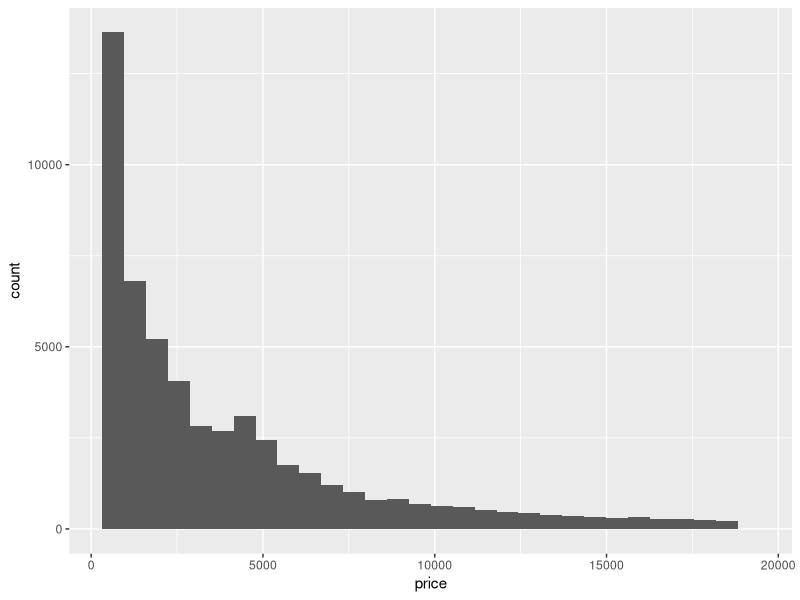
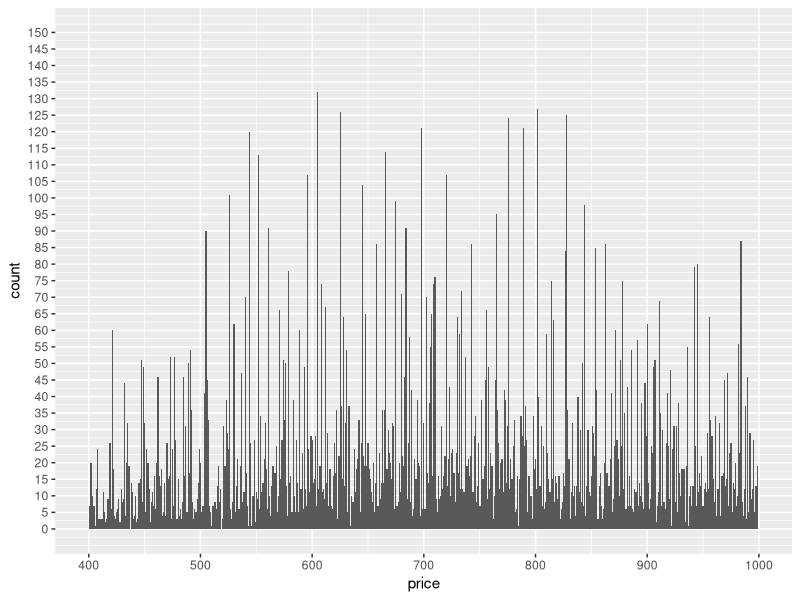

The R script that drew these images, in order: (Note: this script raises an error after producing the figures.)
# Lesson 3 exercises

library(ggplot2)
data(diamonds)

summary(diamonds)

ggplot(data = diamonds, aes(x = price)) + geom_histogram() 

#stats
summary(diamonds$price)

#sizes
dim(subset(diamonds, diamonds$price < 500))[1]
dim(subset(diamonds, diamonds$price < 250))[1]
dim(subset(diamonds, diamonds$price >= 15000))[1]

#explore large peak
ggplot(data = diamonds, aes(x = price)) + geom_histogram(binwidth = 1) + 
  scale_x_continuous(limits = c(400, 1000), breaks = seq(0, 1000, 100)) + 
  scale_y_continuous(limits = c(0,150), breaks = seq(0, 150, 5)) +
  ggsave('priceHistogram.png')

# Break out the histogram of diamond prices by cut.
ggplot(data = diamonds, aes(x = price)) + geom_histogram() +
  facet_wrap(~cut)

#stats by cut
by(diamonds$price, diamonds$cut, summary)
by(diamonds$price, diamonds$cut, max)
by(diamonds$price, diamonds$cut, min)

#free scales
qplot(x = price, data = diamonds) + facet_wrap(~cut, scales="free_y")

# Create a histogram of price per carat and facet it by cut.
ggplot(data = diamonds, aes(x = price/carat)) + geom_histogram(binwidth = 0.1) +
  facet_wrap(~cut) + scale_x_log10() + ggsave('pricePerCaratForCutHistogram.png')

#boxplots
ggplot(data = diamonds, aes(x = cut, y = price)) + geom_boxplot()
ggplot(data = diamonds, aes(x = clarity, y = price)) + geom_boxplot()
ggplot(data = diamonds, aes(x = color, y = price)) + geom_boxplot()

#stats
selected_C <- c("D")
price_color_D <- diamonds[diamonds$color  %in% selected_C,]$price
summary(price_color_D)
IQR(price_color_D)

selected_J <- c("J")
price_color_J <- diamonds[diamonds$color  %in% selected_J,]$price
summary(price_color_J)
IQR(price_color_J)

#boxplot price per carat across color
ggplot(data = diamonds, aes(x = color, y = price/carat)) + geom_boxplot()

#frequncy polygon
ggplot(data = diamonds, aes(x = carat)) + geom_freqpoly(binwidth=0.1) + ylim(1000, 12000)

#labour dataset
labour <- read.csv('indicator_labour.csv', header = T, row.names = 1, check.names = F)
labourt <- data.frame(t(labour))
summary(labour)
dim(labour)

#some plots
ggplot(data = labourt, aes(x = Argentina, y = Netherlands)) + geom_boxplot()
ggplot(data = labourt, aes(x = Netherlands)) + geom_histogram(binwidth = 1)
ggplot(data = labourt, aes(x = Netherlands)) + geom_freqpoly(binwidth=0.1)


